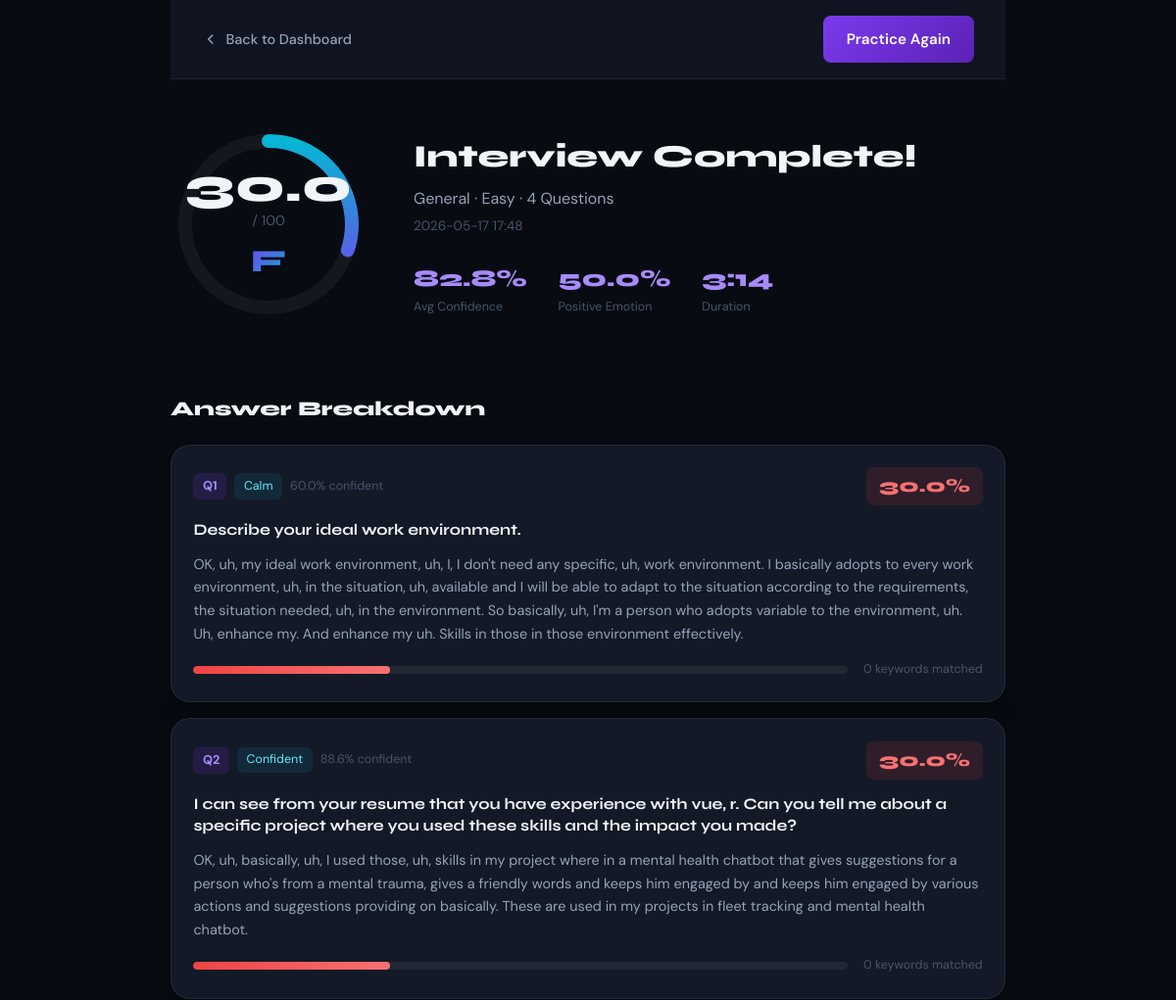
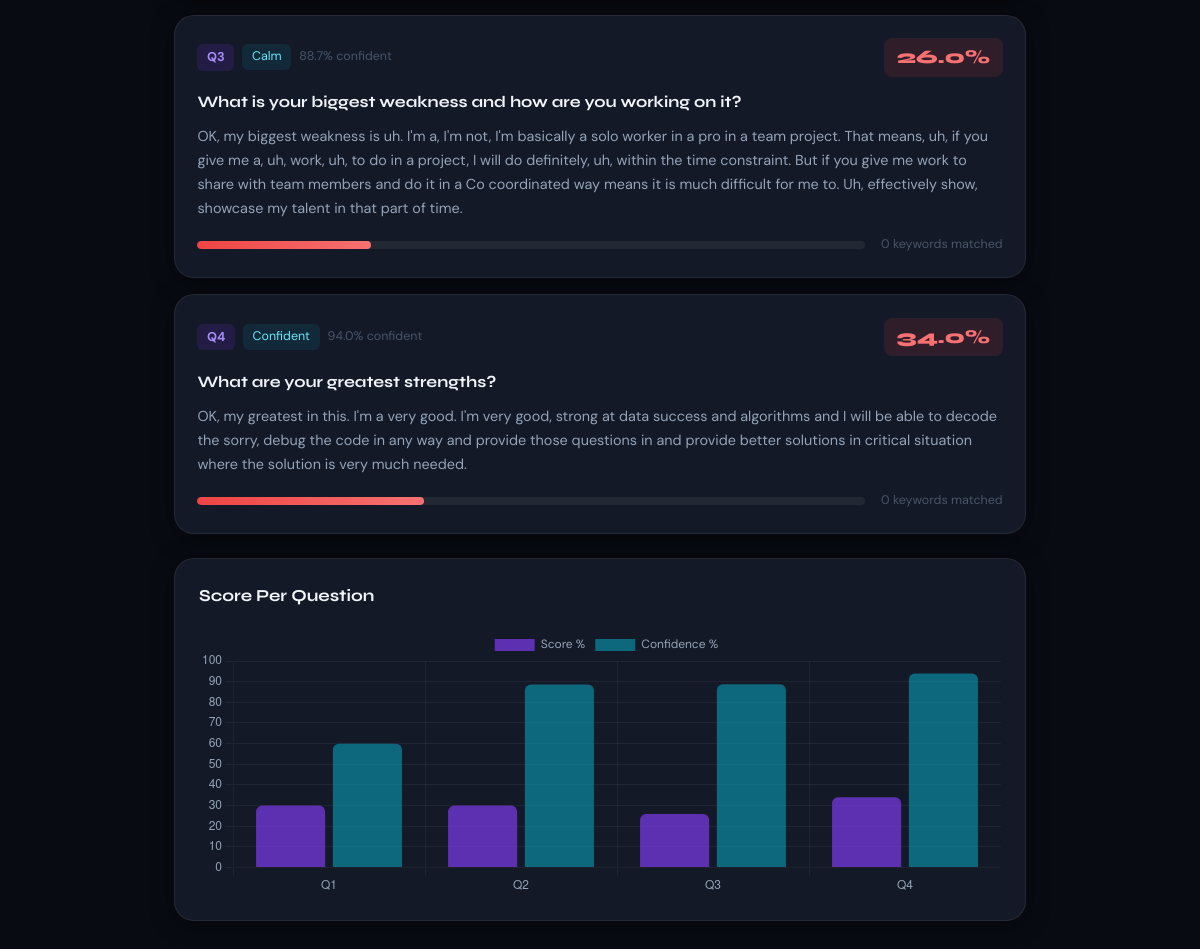
/results/2 (signed in), run on the app's committed database (2 pictures, top to bottom).
### tables this page shows
CREATE TABLE interviews (
            id              INTEGER PRIMARY KEY AUTOINCREMENT,
            user_id         INTEGER NOT NULL,
            job_role        TEXT    NOT NULL,
            difficulty      TEXT    NOT NULL,
            total_questions INTEGER DEFAULT 0,
            score           REAL    DEFAULT 0,
            emotion_score   REAL    DEFAULT 0,
            confidence_avg  REAL    DEFAULT 0,
            duration_sec    INTEGER DEFAULT 0,
            resume_used     INTEGER DEFAULT 0,
            created_at      TEXT    DEFAULT (datetime('now')),
            FOREIGN KEY (user_id) REFERENCES users(id)
        );

CREATE TABLE answers (
            id              INTEGER PRIMARY KEY AUTOINCREMENT,
            interview_id    INTEGER NOT NULL,
            question        TEXT    NOT NULL,
            answer          TEXT,
            score           REAL    DEFAULT 0,
            emotion         TEXT    DEFAULT 'neutral',
            confidence      REAL    DEFAULT 0,
            keywords_hit    INTEGER DEFAULT 0,
            created_at      TEXT    DEFAULT (datetime('now')),
            FOREIGN KEY (interview_id) REFERENCES interviews(id)
        );

### app.py (the view)
@app.route("/results/<int:interview_id>")
@login_required
def results(interview_id):
    db        = get_db()
    uid       = session["user_id"]
    interview = db.execute(
        "SELECT * FROM interviews WHERE id = ? AND user_id = ?",
        (interview_id, uid)
    ).fetchone()
    if not interview:
        flash("Interview not found.", "error")
        return redirect(url_for("dashboard"))
    answers = db.execute(
        "SELECT * FROM answers WHERE interview_id = ? ORDER BY id",
        (interview_id,)
    ).fetchall()
    return render_template("results.html", interview=interview, answers=answers)

### app.py (called while the page is built)
def get_db():
    if "db" not in g:
        g.db = sqlite3.connect(
            app.config["DATABASE"],
            detect_types=sqlite3.PARSE_DECLTYPES
        )
        g.db.row_factory = sqlite3.Row
    return g.db

def login_required(f):
    @wraps(f)
    def decorated(*args, **kwargs):
        if "user_id" not in session:
            flash("Please log in to continue.", "warning")
            return redirect(url_for("login"))
        return f(*args, **kwargs)
    return decorated

### templates/results.html (shortened to what this page needs)
{% extends "base.html" %}
{% block content %}
<div class="results-layout">
  <div class="interview-topbar">
    <a href="{{ url_for('dashboard') }}" class="back-link">
      <svg viewBox="0 0 24 24" fill="none" stroke="currentColor" stroke-width="2" width="18"><polyline points="15 18 9 12 15 6"/></svg>
      Back to Dashboard
    </a>
    <a href="{{ url_for('interview') }}" class="btn-primary">
      Practice Again
    </a>
  </div>
  <div class="score-hero">
    <div class="score-ring-wrapper">
      <svg class="score-ring" viewBox="0 0 200 200">
        <circle cx="100" cy="100" r="85" fill="none" stroke="rgba(255,255,255,0.05)" stroke-width="14"/>
        <circle cx="100" cy="100" r="85" fill="none"
          stroke="url(#ringGrad)" stroke-width="14"
          stroke-linecap="round"
          stroke-dasharray="{{ (interview.score / 100 * 534) | round(1) }} 534"
          transform="rotate(-90 100 100)"
        />
        <defs>
          <linearGradient id="ringGrad" x1="0%" y1="0%" x2="100%" y2="0%">
            <stop offset="0%" stop-color="#7c3aed"/>
            <stop offset="100%" stop-color="#06b6d4"/>
          </linearGradient>
        </defs>
      </svg>
      <div class="score-ring-inner">
        <div class="score-big">{{ interview.score }}</div>
        <div class="score-pct">/ 100</div>
        <div class="score-grade grade-{{ interview.score | int // 10 }}">
          {% if interview.score >= 85 %}A{% elif interview.score >= 75 %}B{% elif interview.score >= 65 %}C{% elif interview.score >= 50 %}D{% else %}F{% endif %}
        </div>
      </div>
    </div>
    <div class="hero-details">
      <h1 class="hero-title">Interview Complete!</h1>
      <p class="hero-sub">{{ interview.job_role }} · {{ interview.difficulty | capitalize }} · {{ interview.total_questions }} Questions</p>
      <p class="hero-date">{{ interview.created_at[:16] }}</p>
      <div class="hero-metrics">
        <div class="hm">
          <div class="hm-val">{{ interview.confidence_avg }}%</div>
          <div class="hm-label">Avg Confidence</div>
        </div>
        <div class="hm">
          <div class="hm-val">{{ interview.emotion_score }}%</div>
          <div class="hm-label">Positive Emotion</div>
        </div>
        <div class="hm">
          {% set mins = (interview.duration_sec // 60) %}
          {% set secs = (interview.duration_sec % 60) %}
          <div class="hm-val">{{ "%d:%02d" | format(mins, secs) }}</div>
          <div class="hm-label">Duration</div>
        </div>
      </div>
    </div>
  </div>
  <div class="breakdown-section">
    <h2 class="section-title">Answer Breakdown</h2>
    {% for ans in answers %}
    <div class="answer-card">
      <div class="answer-card-header">
        <div class="answer-card-meta">
          <span class="qnum">Q{{ loop.index }}</span>
          <span class="emotion-tag">{{ ans.emotion | capitalize }}</span>
          <span class="conf-tag">{{ ans.confidence }}% confident</span>
        </div>
        <div class="answer-score-badge {% if ans.score >= 75 %}good{% elif ans.score >= 50 %}avg{% else %}low{% endif %}">
          {{ ans.score }}%
        </div>
      </div>
      <div class="answer-question">{{ ans.question }}</div>
      <div class="answer-body">
        {% if ans.answer %}
          {{ ans.answer }}
        {% else %}
          <em style="color:#64748b">No answer recorded.</em>
        {% endif %}
      </div>
      <div class="score-bar-row">
        <div class="score-bar-track">
          <div class="score-bar-fill {% if ans.score >= 75 %}good{% elif ans.score >= 50 %}avg{% else %}low{% endif %}"
               style="width: {{ ans.score }}%"></div>
        </div>
        <span class="kw-hit">{{ ans.keywords_hit }} keywords matched</span>
      </div>
    </div>
    {% endfor %}
  </div>
  <div class="card chart-big">
    <div class="card-header">
      <h3>Score Per Question</h3>
    </div>
    <canvas id="breakdownChart" height="100"></canvas>
  </div>
</div>
{% endblock %}
{% block scripts %}
<script>
const qLabels = [{% for ans in answers %}"Q{{ loop.index }}"{% if not loop.last %},{% endif %}{% endfor %}];
const qScores = [{% for ans in answers %}{{ ans.score }}{% if not loop.last %},{% endif %}{% endfor %}];
const qConfs  = [{% for ans in answers %}{{ ans.confidence }}{% if not loop.last %},{% endif %}{% endfor %}];
const ctx = document.getElementById("breakdownChart").getContext("2d");
new Chart(ctx, {
  type: "bar",
  data: {
    labels: qLabels,
    datasets: [
      {
        label: "Score %",
        data: qScores,
        backgroundColor: "rgba(124,58,237,0.7)",
        borderRadius: 6,
      },
      {
        label: "Confidence %",
        data: qConfs,
        backgroundColor: "rgba(6,182,212,0.5)",
        borderRadius: 6,
      }
    ]
  },
  options: {
    responsive: true,
    plugins: {
      legend: { labels: { color:"#94a3b8", font:{ family:"DM Sans" } } }
    },
    scales: {
      x: { grid:{color:"rgba(255,255,255,0.05)"}, ticks:{color:"#94a3b8"} },
      y: { min:0, max:100, grid:{color:"rgba(255,255,255,0.05)"}, ticks:{color:"#94a3b8"} }
    }
  }
});
</script>
{% endblock %}

### templates/base.html (shortened to what this page needs)
<!DOCTYPE html>
<html lang="en">
<head>
  <link rel="stylesheet" href="{{ url_for('static', filename='css/style.css') }}" />
</head>
<body>
  {% block content %}{% endblock %}
  {% block scripts %}{% endblock %}
</body>
</html>

### data on the page
interviews: score "30.0", job_role "General", difficulty "Easy", total_questions "4", created_at "2026-05-17 17:48", confidence_avg "82.8", emotion_score "50.0"
answers: emotion "Calm", confidence "60.0", score "30.0", question "Describe your ideal work environment.", answer "OK, uh, my ideal work environment, uh, I, I don't need any specific, uh, work environment. I basically adopts to every work environment, uh, in the situation, uh, available and I will be able to adapt to the situation according to the requirements, the situation needed, uh, in the environment. So basically, uh, I'm a person who adopts variable to the environment, uh. Uh, enhance my. And enhance my uh. Skills in those in those environment effectively.", keywords_hit "0"
answers: emotion "Confident", confidence "88.6", score "30.0", question "I can see from your resume that you have experience with vue, r. Can you tell me about a specific project where you used these skills and the impact you made?", answer "OK, uh, basically, uh, I used those, uh, skills in my project where in a mental health chatbot that gives suggestions for a person who's from a mental trauma, gives a friendly words and keeps him engaged by and keeps him engaged by various actions and suggestions providing on basically. These are used in my projects in fleet tracking and mental health chatbot.", keywords_hit "0"
answers: emotion "Calm", confidence "88.7", score "26.0", question "What is your biggest weakness and how are you working on it?", answer "OK, my biggest weakness is uh. I'm a, I'm not, I'm basically a solo worker in a pro in a team project. That means, uh, if you give me a, uh, work, uh, to do in a project, I will do definitely, uh, within the time constraint. But if you give me work to share with team members and do it in a Co coordinated way means it is much difficult for me to. Uh, effectively show, showcase my talent in that part of time.", keywords_hit "0"
answers: emotion "Confident", confidence "94.0", score "34.0", question "What are your greatest strengths?", answer "OK, my greatest in this. I'm a very good. I'm very good, strong at data success and algorithms and I will be able to decode the sorry, debug the code in any way and provide those questions in and provide better solutions in critical situation where the solution is very much needed.", keywords_hit "0"

### other printed values
{{ "%d:%02d" | format(mins, secs) }} "3:14"
chart data {{ loop.index }} 1, 2, 3, 4
chart data {{ ans.score }} 30.0, 30.0, 26.0, 34.0
chart data {{ ans.confidence }} 60.0, 88.6, 88.7, 94.0
